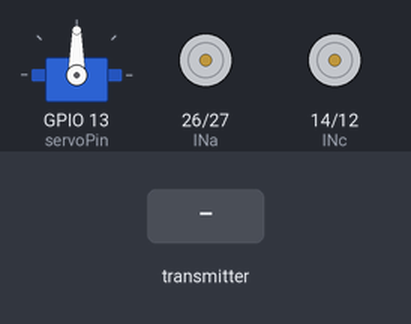
Simulated run of this sketch. Board: ESP32. On the bench: servo, motor-driver pin pairs drawn as motors (green arrow = first pin HIGH = forward, orange = second pin HIGH = backward, longer = more drive, scaled by the enable pin). Inputs (shaded band) come from the test bench. What the sketch prints to the serial monitor is not drawn.

Above: at 1.2 s.
1.3 s: the transmitter starts sending xAxis = 1024
At 2.5 s:
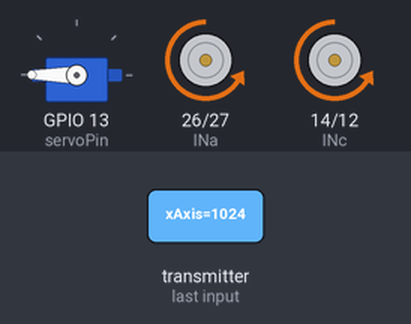
2.8 s: the transmitter starts sending yAxis = 1024
4.3 s: the transmitter starts sending xAxis = 0
At 4.8 s:
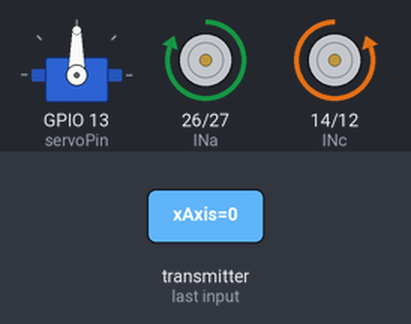
5.8 s: the transmitter starts sending xAxis = 2048
At 6.4 s:
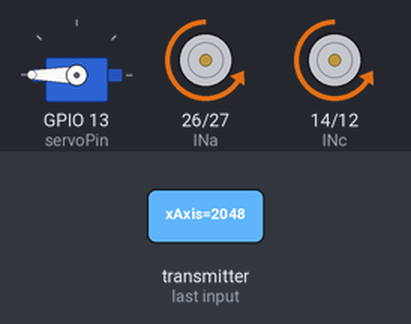
Timing chart, 0 to 8.3 s (numbered marks = the images above; inputs shaded):
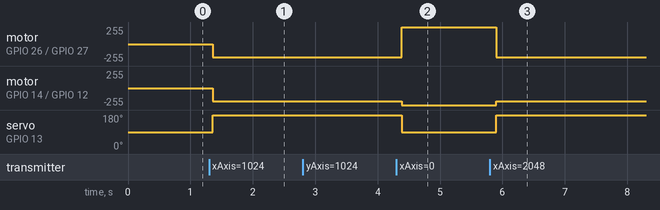

The sketch:

remote_week6_1_slave.ino
```cpp
#include <WiFi.h>
#include <esp_now.h>
#include <ESP32Servo.h>


// —— Motor Driver Pins ——
// adjust to your wiring
// ----- Motor Driver Pin Definitions -----
#define enA 25  // Right motor speed (PWM)
#define enB 33  // Left motor speed (PWM)
#define INa 26  // Right motor forward
#define INb 27  // Right motor backward
#define INc 14  // Left motor forward
#define INd 12  // Left motor backward

// ----- Steering Servo Definition -----
Servo steeringServo;
#define servoPin 13  // GPIO 13 controls the servo

// ----- PWM Setup for ESP32 using LEDC with new API -----
const int pwmFreq = 5000;      // 5 kHz PWM frequency
const int pwmResolution = 8;   // 8-bit resolution (0-255)
int motorSpeed = 255;          // Motor speed (0-255)

// ----- Define servo angles (center is 75°) -----
// Adjust these values as needed.
const int centerAngle = 90;           // Center position
const int leftAngle = centerAngle - 90; // e.g. 75 - 90 = -15° (or adjust as desired)
const int rightAngle = centerAngle + 100; // e.g. 75 + 90 = 165°

// —— Received Data ——
typedef struct { int16_t xAxis, yAxis; } JoyData;
JoyData joy = {0,0};

// —— ESP‑NOW Receive Callback ——
void onDataRecv(const esp_now_recv_info_t *info, const uint8_t *incoming, int len) {
  memcpy(&joy, incoming, sizeof(joy));

}


// —— Motor / Steering Routines ——
void moveForward(int speed) {
  digitalWrite(INa, LOW);
  digitalWrite(INb, HIGH);
  digitalWrite(INc, HIGH);
  digitalWrite(INd, LOW);
  ledcWrite(enA, motorSpeed);
  ledcWrite(enB, motorSpeed);
  Serial.println("Moving Forward");
}

void moveBackward(int speed) {
  digitalWrite(INa, HIGH);
  digitalWrite(INb, LOW);
  digitalWrite(INc, LOW);
  digitalWrite(INd, HIGH);
  ledcWrite(enA, motorSpeed);
  ledcWrite(enB, motorSpeed);
  Serial.println("Moving Backward");
}


void stopMotors() {
  digitalWrite(INa, LOW);
  digitalWrite(INb, LOW);
  digitalWrite(INc, LOW);
  digitalWrite(INd, LOW);
  ledcWrite(enA, 0);
  ledcWrite(enB, 0);
}

void centerSteering() {

  steeringServo.write(centerAngle);
}

// Drive forward but with a slower left wheel
void movingLeft (int turn) {
  // both wheels forward
  steeringServo.write(leftAngle);
  digitalWrite(INa, HIGH);
  digitalWrite(INb, LOW);
  digitalWrite(INc, HIGH);
  digitalWrite(INd, LOW);

  ledcWrite(enA, 200);
  ledcWrite(enB, 200);
  Serial.println("Moving Left");
}


void movingRight(int turn) {
  steeringServo.write(rightAngle);
  digitalWrite(INa, LOW);
  digitalWrite(INb, HIGH);
  digitalWrite(INc, LOW);
  digitalWrite(INd, HIGH);

  ledcWrite(enA, 200);
  ledcWrite(enB, 200);
  Serial.println("Moving Right");
}

void setup() {
  Serial.begin(115200);

  // motor pins
  pinMode(INa, OUTPUT);
  pinMode(INb, OUTPUT);
  pinMode(INc, OUTPUT);
  pinMode(INd, OUTPUT);

  ledcAttach(enA, pwmFreq, pwmResolution);
  ledcAttach(enB, pwmFreq, pwmResolution);

  // steering
  steeringServo.attach(servoPin);
  steeringServo.write(centerAngle);

  // ESP‑NOW init
  WiFi.mode(WIFI_STA);
  esp_now_init();
  esp_now_register_recv_cb(onDataRecv);
}

void loop() {
  int speed = joy.yAxis;       // 0–255
  int turn  = joy.xAxis;       // –255…255

  // —— Drive Logic ——
  if (joy.yAxis < -100)
  {
    moveForward(speed);
  }
  else if (joy.yAxis > 100)
  {
    moveBackward(speed);
  }
  else {
    stopMotors();
  }

  // —— Steering / Pivot ——
  if (turn > 50)
  {
    movingRight(turn);
  }
  else if (turn < -50)
  {
    movingLeft(turn);
  }
  else
  {
    centerSteering();
  }

  // debug
  Serial.printf("RX:%4d RY:%4d → spd:%3d turn:%4d\n",
                joy.xAxis, joy.yAxis, speed, turn);

  delay(50);
}
```

Measured:
- after the input at 1.3 s, motor on GPIO 26 (INa) / GPIO 27 (INb), motor on GPIO 14 (INc) / GPIO 12 (INd): stopped → backward 199/255 after 0.06 s; servo on GPIO 13 (servoPin): 90° → 180° after 0.06 s
- after the input at 4.3 s, motor on GPIO 26 (INa) / GPIO 27 (INb): backward 199/255 → forward 255/255 after 0.09 s; motor on GPIO 14 (INc) / GPIO 12 (INd): backward 199/255 → backward 255/255 after 0.09 s; servo on GPIO 13 (servoPin): 180° → 90° after 0.09 s
- after the input at 5.8 s, motor on GPIO 26 (INa) / GPIO 27 (INb): forward 255/255 → backward 199/255 after 0.10 s; motor on GPIO 14 (INc) / GPIO 12 (INd): backward 255/255 → backward 199/255 after 0.10 s; servo on GPIO 13 (servoPin): 90° → 180° after 0.10 s
